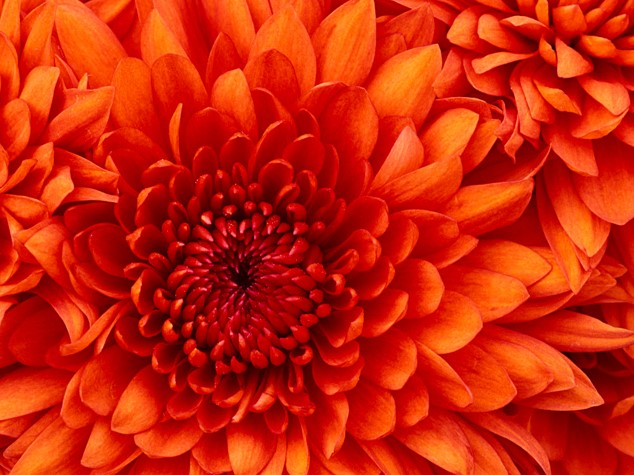
//> input picture ImageProcessing/ImageProcessing/img/flower.jpg, 634 x 475 px
$ ./Mosaic   (built with g++ and OpenCV 4)
//> lines starting //> are read from the running program, lines starting //| are printed output that depends on the picture
#include <opencv2/core/core.hpp>
#include <opencv2/imgcodecs/imgcodecs.hpp>
#include <opencv2/highgui/highgui.hpp>
#include <iostream>

using namespace cv;
using namespace std;

int main(int argc, char** argv) {

	String imgname = "Original Image";
	int window_size = 100;	// WINDOW 사이즈
	int X_startpoint = 0;	// X좌표 시작점
	int Y_startpoint = 0;	// Y좌표 시작점
	int X_endpoint = X_startpoint + window_size;	// WINDOW를 적용할 X축 끝부분
	int Y_endpoint = Y_startpoint + window_size;	// WINDOW를 적용할 Y축 끝부분
	int B = 0, G = 0, R = 0;	// RGB값 초기화

	// 이미지 데이터 읽기
	Mat orgimg;
	orgimg = imread("./img/flower.jpg", CV_LOAD_IMAGE_COLOR);
//> orgimg is the input picture: 475 rows x 634 cols, CV_8UC3; mean B, G, R 10.5, 36, 202.8

	// 이미지 데이터가 없을 경우
	if (!orgimg.data) {
		cout << "No Image data" << endl;
		return -1;
	}

	for (int y = 0; y < orgimg.rows / window_size + 1; y++) {

		for (int x = 0; x < orgimg.cols / window_size + 1; x++) {

			for (int m_y = Y_startpoint; m_y < Y_endpoint; m_y++) {
				for (int m_x = X_startpoint; m_x < X_endpoint; m_x++) {

					// 이미지에 적용한 WINDOW영역 RGB값을 모두 더하는 부분
					B += orgimg.at<Vec3b>(m_y, m_x)[0];
					G += orgimg.at<Vec3b>(m_y, m_x)[1];
					R += orgimg.at<Vec3b>(m_y, m_x)[2];
				}
			}

			for (int m_y = Y_startpoint; m_y < Y_endpoint; m_y++) {
				for (int m_x = X_startpoint; m_x < X_endpoint; m_x++) {

					// 이미지에 적용한 WINDOW영역 RGB값을 모두 더한 값의 평균을 계산하여 모자이크 적용
					orgimg.at<Vec3b>(m_y, m_x)[0] = B / ((Y_endpoint - Y_startpoint) * (X_endpoint - X_startpoint));
					orgimg.at<Vec3b>(m_y, m_x)[1] = G / ((Y_endpoint - Y_startpoint) * (X_endpoint - X_startpoint));
					orgimg.at<Vec3b>(m_y, m_x)[2] = R / ((Y_endpoint - Y_startpoint) * (X_endpoint - X_startpoint));
				}
			}

			X_startpoint = X_endpoint;	// 적용할 WINDOW의 X좌표값 조정
			X_endpoint += window_size;
			if (X_endpoint > orgimg.cols)	X_endpoint = orgimg.cols;	// 이미지의 너비보다 WINDOW를 적용할 X좌표 끝 부분이 크다면 X좌표를 이미지 너비크기로 조정

			B = 0, G = 0, R = 0;	// 새로 WINDOW를 적용할 픽셀의 RGB값 초기화
		}
		X_startpoint = 0;	// X좌표 한 WINDOW가 모두 끝났으므로 X좌표를 가리키는 포인터를 0으로 조정
		X_endpoint = X_startpoint + window_size;
		Y_startpoint = Y_endpoint;	// Y좌표 시작값 조정 및 끝값 증가
		Y_endpoint += window_size;
		if (Y_endpoint > orgimg.rows)	Y_endpoint = orgimg.rows;	// 이미지의 높이보다 WINDOW를 적용할 Y좌표 끝 부분이 크다면 Y좌표 끝 부분을 이미지의 높이로 조정
	}
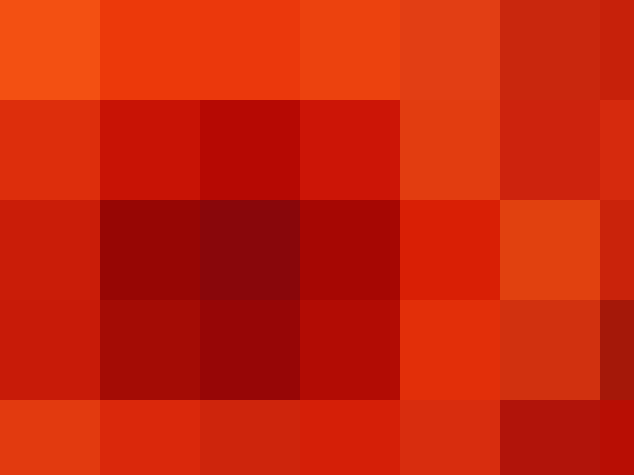
//> orgimg: 475 rows x 634 cols, CV_8UC3; mean B, G, R 10, 35.6, 202.4
//> after the loop, B = 0; G = 0; R = 0; X_startpoint = 0; X_endpoint = 100; Y_endpoint = 475

	imshow(imgname, orgimg);
	waitKey();
}
